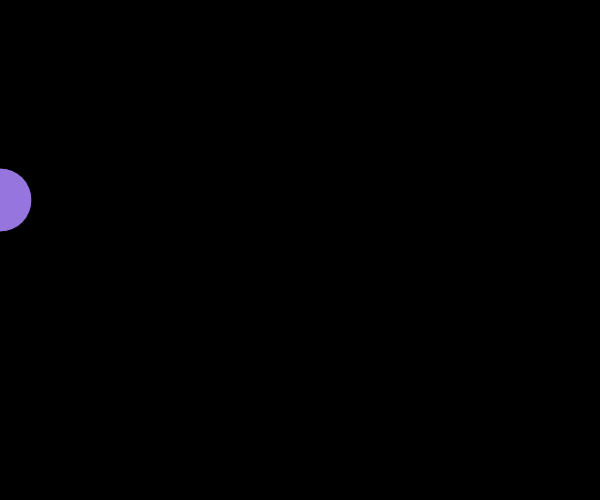
Frame 1 (no input)
Frame 60 (no input): identical to frame 1, image omitted
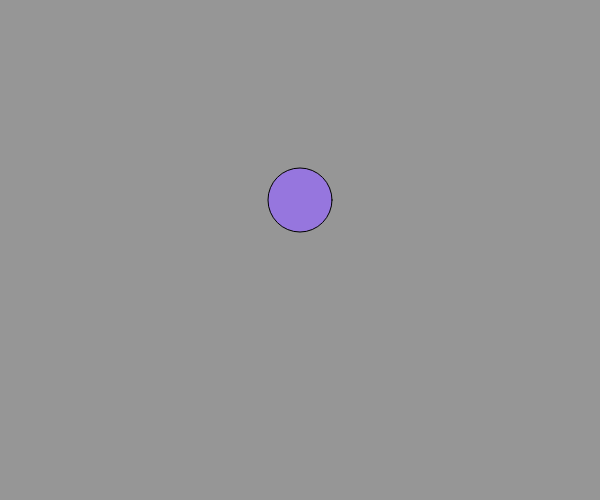
Frame 120 (the mouse pressed at the canvas centre since frame 60)

The p5.js sketch that drew these frames (run headless with seeded random() and noise() and a simulated clock; from frame 60 on, the mouse is pressed at the canvas centre):

// p5.js sketch
// ── sketch.js
// I am not purgering as much as borrowing code from the online youtube tutorials so I can understand it. I did some modifications so I can turn something in.

 // setup variable first
 var Boondoggle = 0

 // Set up the program
 function setup() {
   createCanvas( 600, 500);
 }

 //time to draw
 function draw() {

   // play with the background
   Boondoggle = mouseX/2;
   background(Boondoggle);

   // create something for the cursor to follow
   fill(150, 118, 222);
   ellipse(mouseX, 200, 64, 64)
 }
